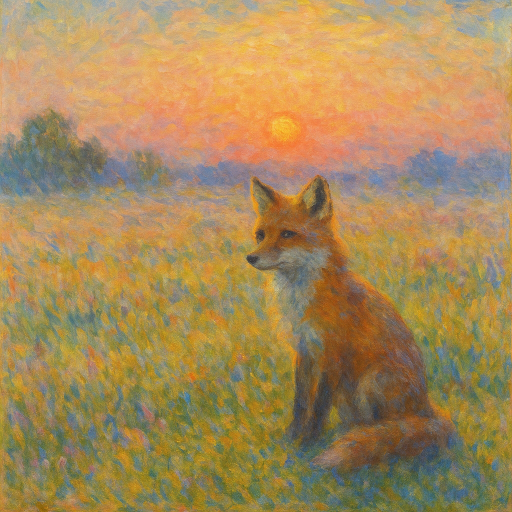
#> input picture docs/iscc_content_code_sicherheitsbetrachtung/images/fox-gpt-image-1.png, 1024 x 1024 px (shown at 1/2 size)
$ jupyter execute iscc_image_noise_poisioning.ipynb
#> lines starting #> are read from the running program, lines starting #| are printed output that depends on the picture
[cell 1]
import matplotlib.pyplot as plt
import math
import numpy as np
from matplotlib.ticker import MultipleLocator, FormatStrFormatter
from PIL import Image
from typing import List, Sequence
from statistics import median
from typing import Sequence
from more_itertools import chunked
import cv2

[cell 2]
# ISCC dct implementation
def alg_dct(v):
    # type: (Sequence[float]) -> List
    """
    Discrete cosine transform.
    See: [nayuki.io](https://www.nayuki.io/page/fast-discrete-cosine-transform-algorithms).
    :param Sequence[float] v: Input vector for DCT calculation.
    :return: DCT Transformed vector.
    :rtype: List
    """
    n = len(v)
    if n == 1:
        return list(v)
    elif n == 0 or n % 2 != 0:
        raise ValueError()
    else:
        half = n // 2
        alpha = [(v[i] + v[-(i + 1)]) for i in range(half)]
        beta = [
            (v[i] - v[-(i + 1)]) / (math.cos((i + 0.5) * math.pi / n) * 2.0) for i in range(half)
        ]
        alpha = alg_dct(alpha)
        beta = alg_dct(beta)
        result = []
        for i in range(half - 1):
            result.append(alpha[i])
            result.append(beta[i] + beta[i + 1])
        result.append(alpha[-1])
        result.append(beta[-1])
        return result

[cell 3]
# ISCC content code for images
def soft_hash_image_v0(pixels, bits=64):
    # type: (Sequence[int], int) -> bytes
    """
    Calculate image hash from normalized grayscale pixel sequence of length 1024.

    :param Sequence[int] pixels:
    :param int bits: Bit-length of image hash (default 64).
    :return: Similarity preserving Image-Hash digest.
    :rtype: bytes
    """
    if not bits <= 256:
        raise AssertionError(f"{bits} bits exeeds max lenght 256 for soft_hash_image")

    # DCT per row
    dct_row_lists = []
    for pixel_list in chunked(pixels, 32):
        dct_row_lists.append(alg_dct(pixel_list))

    # DCT per col
    dct_row_lists_t = list(map(list, zip(*dct_row_lists)))
    dct_col_lists_t = []
    for dct_list in dct_row_lists_t:
        dct_col_lists_t.append(alg_dct(dct_list))

    dct_matrix = list(map(list, zip(*dct_col_lists_t)))

    def flatten(m, x, y):
        """Extract and flatten an 8 x 8 slice from a 2d matrix starting at col/row."""
        return [v for sublist in m[y : y + 8] for v in sublist[x : x + 8]]

    bitstring = ""
    slices = ((0, 0), (1, 0), (0, 1), (1, 1))

    for xy in slices:
        # Extract 8 x 8 slice
        flat_list = flatten(dct_matrix, *xy)
        # Calculate median
        med = median(flat_list)
        # Append 64-bit digest by comparing to median
        for value in flat_list:
            if value > med:
                bitstring += "1"
            else:
                bitstring += "0"
        bl = len(bitstring)
        if bl >= bits:
            hash_digest = int(bitstring, 2).to_bytes(bl // 8, "big", signed=False)
            return bitstring

[cell 4]
def get_iscc_image_code(img):
    # Replace background color from transparent to white
    white_bg = Image.new("RGBA", img.size, (255, 255, 255, 255))
    img = Image.alpha_composite(white_bg, img.convert("RGBA"))
    # Convert image to greyscale
    img_greyscale = img.convert('L')
    # Resize the greyscale image to 32x32 pixels
    img_32x32 = img_greyscale.resize((32,32),Image.BICUBIC)
    # Load pixels
    pixels: list[int] = list(img_32x32.getdata())
    return soft_hash_image_v0(pixels)

[cell 5]
# Hamming distnace
relevant_bits = 64
def hamming_distance(bitstring1, bitstring2):
    count = 0
    for i in range (relevant_bits):
        if bitstring1[i] != bitstring2[i]:
            count += 1
    return count

[cell 6]
# Load original image
original_img = cv2.imread("./images/fox-gpt-image-1.png", 0)
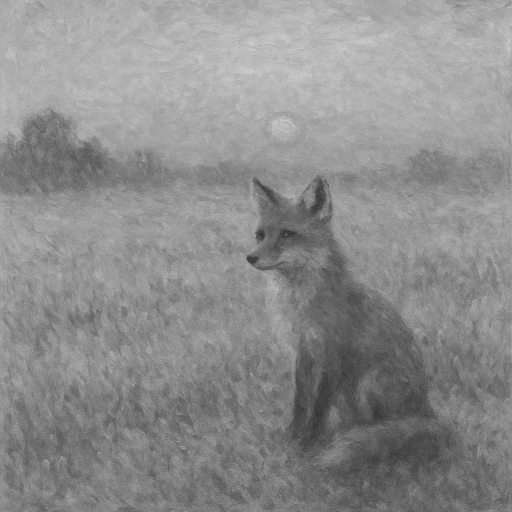
#> original_img: shape (1024, 1024) (shown at 1/2 size); min 32, max 219, mean 141
print(original_img.shape)
#| (1024, 1024)

[cell 7]
# Creaet ISCC form original image
original_iscc = get_iscc_image_code(Image.fromarray(original_img))
#> in get_iscc_image_code, `white_bg = Image.new("RGBA", img.size, (255, 255, 255, 255))`: white_bg: PIL image 1024x1024 RGBA; every value is 255
#> in get_iscc_image_code, `img_32x32 = img_greyscale.resize((32,32),Image.BICUBIC)`:
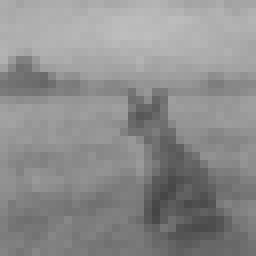
#> img_32x32: PIL image 32x32 L (shown 8 times larger); min 69, max 189, mean 140.9
#> in get_iscc_image_code, `pixels: list[int] = list(img_32x32.getdata())`: pixels = 1024 values, max 189 at index 143, min 69 at index 851, mean 140.9
#> the loop in soft_hash_image_v0, `for pixel_list in chunked(pixels, 32):` made 32 passes
#> the loop in soft_hash_image_v0, `for dct_list in dct_row_lists_t:` made 32 passes

[cell 8]
def interpolation(img, alpha):
    hight, width = img.shape
    # Gaußsches Rauschen erzeugen
    noise = np.random.normal(0, 255, (hight, width)).astype(np.float32)
    # Normalisieren auf [0, 1]
    noise = cv2.normalize(noise, None, 0, 1.0, cv2.NORM_MINMAX)
    # In [0, 255]
    noise = (noise * 255).astype(np.uint8)
    # Mischung aus Original und Rauschen
    noisy_img_vector = cv2.addWeighted(img, 1 - alpha, noise, alpha, 0)
    noisy_img = Image.fromarray(noisy_img_vector)
    noisy_img.save(f"./poisioning/interpolation/interpolation_{alpha}.png")
    return noisy_img

[cell 9]
def additive(img, alpha):
    hight, width = img.shape
    # Gaußsches Rauschen erzeugen (Mittelwert = 0, Std = 255*alpha)
    noise = np.random.normal(0, 255 * alpha, (hight, width)).astype(np.float32)
    # Zum Bild addieren
    noisy_img = img.astype(np.float32) + noise
    # Begrenzen auf [0,255]
    noisy_img_vector = np.clip(noisy_img, 0, 255).astype(np.uint8)
    noisy_img = Image.fromarray(noisy_img_vector)
    noisy_img.save(f"./poisioning/additive/additive_{alpha}.png")
    return noisy_img

[cell 10]
# alpha = 0 -> Originalbild
# alpha = 1 -> komplett weißes Bild (maximales Rauschen)
alphas = [0.0, 0.05, 0.1, 0.15, 0.2, 0.25, 0.3, 0.35, 0.4, 0.45, 0.5, 0.55, 0.6, 0.65, 0.7, 0.75, 0.8, 0.85, 0.9, 0.95, 1.0]

[cell 11]
# create images for interpolation and additive
i_images = []
a_images = []
for alpha in alphas:
    i_images.append(interpolation(original_img, alpha))
    a_images.append(additive(original_img, alpha))

[cell 12]
# add labels to image arrays
interpolation_images = []
interpolation_images.append(i_images)
interpolation_images.append("interpolation")
additive_images = []
additive_images.append(a_images)
additive_images.append("additive")

[cell 13]
def compare_iscc_images(original_iscc, test_images, alphas):
    data = []
    simularity = []
    for img in test_images[0]:
        iscc = get_iscc_image_code(img)
        distance = hamming_distance(original_iscc, iscc)
        simularity.append(100 - (distance * 100 / relevant_bits))
    #data.append([round(alpha * 100) for alpha in alphas])
    data.append(alphas)
    data.append(simularity)
    data.append(test_images[1]) # add label
    return data

[cell 14]
# Data interpolation images
data_interpolation_images = compare_iscc_images(original_iscc, interpolation_images, alphas)
#> the loop in compare_iscc_images, `for img in test_images[0]:` made 21 passes
# Data additive images
data_additive_images = compare_iscc_images(original_iscc, additive_images, alphas)
#> the loop in compare_iscc_images (call 2), `for img in test_images[0]:` made 21 passes

[cell 15]
data_interpolation_images[0]
#> Out = [0, 0.05, 0.1, 0.15, 0.2, 0.25, 0.3, 0.35, 0.4, 0.45, 0.5, 0.55, 0.6, 0.65, 0.7, 0.75, 0.8, 0.85, 0.9, 0.95, 1]

[cell 16]
data_additive_images[0]

[cell 17]
data_interpolation_images[1]
#> Out = [100, 100, 100, 100, 100, 100, 100, 100, 100, 100, 100, 100, 100, 100, 100, 100, 100, 96.88, 96.88, 87.5, 43.75]

[cell 18]
data_additive_images[1]
#> Out = [100, 100, 100, 96.88, 100, 100, 100, 100, 96.88, 96.88, 96.88, 96.88, 100, 96.88, 100, 96.88, 96.88, 96.88, 100, 93.75, 90.62]

[cell 19]
data_interpolation_images[2]
#> Out = 'interpolation'

[cell 20]
data_additive_images[2]
#> Out = 'additive'

[cell 21]
plt.figure(figsize=(15, 10))
plt.plot(data_interpolation_images[0], data_interpolation_images[1], marker=".", label=f"{data_interpolation_images[2]}")
plt.plot(data_additive_images[0], data_additive_images[1], marker=".", label=f"{data_additive_images[2]}")
plt.title("ISCC content code noise resistance (grayscale)")
plt.xlabel("alpha")
plt.ylabel("similarity (%)")
plt.axhline(y=81.25, color='r', linestyle='--', label=f'similarity threshold 81.25')
plt.legend()
plt.grid(True)
ax = plt.gca()
ax.xaxis.set_major_locator(MultipleLocator(0.05))  # 0.05 Schritte auf der X-Achse
ax.yaxis.set_major_locator(MultipleLocator(10))   # z.B. 0.1 Schritte auf der Y-Achse
ax.set_xlim(0.0, 1.0)
plt.show()
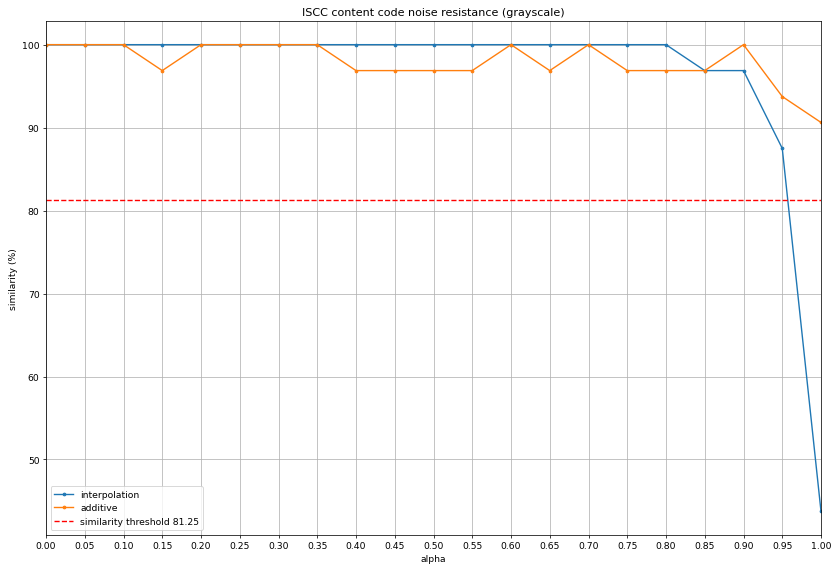
#> figure drawn by matplotlib, 1 panel; curve peaks at x = 0, y = 100; curve peaks at x = 0, y = 100
